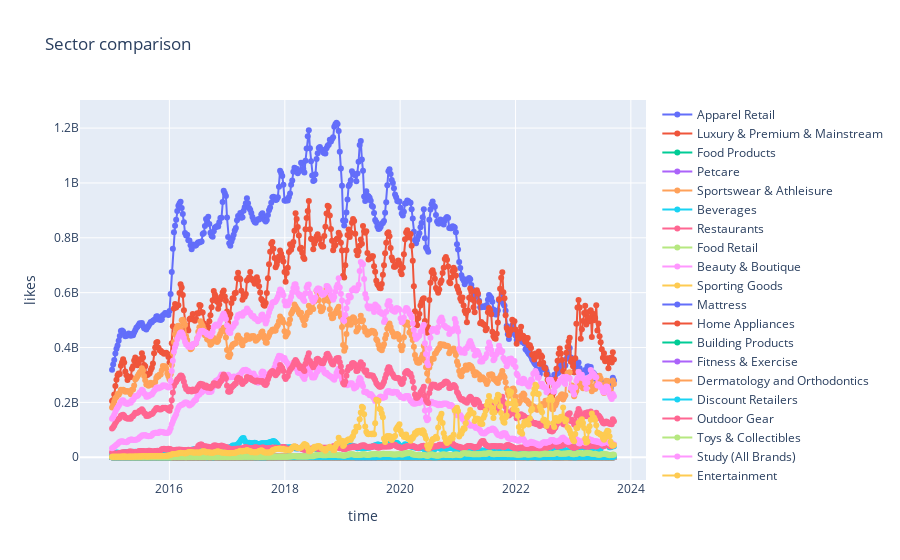

Write notebook code for a chart like this one.
### Code cell
# in each sector at each time stamp, sum all the statistics

col = 'likes'
traces = []

for secname in data['compset_group'].unique():
    print(secname)
    sector = pd.DataFrame(gp).loc[secname]
    sector.reset_index(drop=True)

    trace = go.Scatter(
        x=sector.index,
        y=sector[col],
        mode='lines+markers',
        name=secname  # Use column name as trace name
    )
    traces.append(trace)

    # Create layout
    layout = go.Layout(
        title='Sector comparison',
        xaxis=dict(title='time'),
        yaxis=dict(title=col)
    )

# Create figure
fig = go.Figure(data=traces, layout=layout)

# Show plot
fig.show()

### Figure 1 — Plotly figure (JSON) as saved in the notebook; plotly's stock layout.template omitted (floating-point values rounded to 4 significant figures; data arrays with more than 128 entries replaced by an {"elided": "..."} marker saying what was removed)
{"data": [{"mode": "lines+markers", "name": "Apparel Retail", "type": "scatter", "x": {"elided": "455 str values"}, "y": {"elided": "455 int values"}}, {"mode": "lines+markers", "name": "Luxury & Premium & Mainstream", "type": "scatter", "x": {"elided": "455 str values"}, "y": {"elided": "455 int values"}}, {"mode": "lines+markers", "name": "Food Products", "type": "scatter", "x": {"elided": "455 str values"}, "y": {"elided": "455 int values"}}, {"mode": "lines+markers", "name": "Petcare", "type": "scatter", "x": {"elided": "455 str values"}, "y": {"elided": "455 int values"}}, {"mode": "lines+markers", "name": "Sportswear & Athleisure", "type": "scatter", "x": {"elided": "455 str values"}, "y": {"elided": "455 int values"}}, {"mode": "lines+markers", "name": "Beverages", "type": "scatter", "x": {"elided": "455 str values"}, "y": {"elided": "455 int values"}}, {"mode": "lines+markers", "name": "Restaurants", "type": "scatter", "x": {"elided": "455 str values"}, "y": {"elided": "455 int values"}}, {"mode": "lines+markers", "name": "Food Retail", "type": "scatter", "x": {"elided": "455 str values"}, "y": {"elided": "455 int values"}}, {"mode": "lines+markers", "name": "Beauty & Boutique", "type": "scatter", "x": {"elided": "455 str values"}, "y": {"elided": "455 int values"}}, {"mode": "lines+markers", "name": "Sporting Goods", "type": "scatter", "x": {"elided": "455 str values"}, "y": {"elided": "455 int values"}}, {"mode": "lines+markers", "name": "Mattress", "type": "scatter", "x": {"elided": "455 str values"}, "y": {"elided": "455 int values"}}, {"mode": "lines+markers", "name": "Home Appliances", "type": "scatter", "x": {"elided": "455 str values"}, "y": {"elided": "455 int values"}}, {"mode": "lines+markers", "name": "Building Products", "type": "scatter", "x": {"elided": "455 str values"}, "y": {"elided": "455 int values"}}, {"mode": "lines+markers", "name": "Fitness & Exercise", "type": "scatter", "x": {"elided": "455 str values"}, "y": {"elided": "455 int values"}}, {"mode": "lines+markers", "name": "Dermatology and Orthodontics", "type": "scatter", "x": {"elided": "455 str values"}, "y": {"elided": "455 int values"}}, {"mode": "lines+markers", "name": "Discount Retailers ", "type": "scatter", "x": {"elided": "455 str values"}, "y": {"elided": "455 int values"}}, {"mode": "lines+markers", "name": "Outdoor Gear", "type": "scatter", "x": {"elided": "455 str values"}, "y": {"elided": "455 int values"}}, {"mode": "lines+markers", "name": "Toys & Collectibles", "type": "scatter", "x": {"elided": "455 str values"}, "y": {"elided": "455 int values"}}, {"mode": "lines+markers", "name": "Study (All Brands)", "type": "scatter", "x": {"elided": "455 str values"}, "y": {"elided": "455 int values"}}, {"mode": "lines+markers", "name": "Entertainment", "type": "scatter", "x": {"elided": "455 str values"}, "y": {"elided": "455 int values"}}], "layout": {"title": {"text": "Sector comparison"}, "xaxis": {"title": {"text": "time"}}, "yaxis": {"title": {"text": "likes"}}}}
